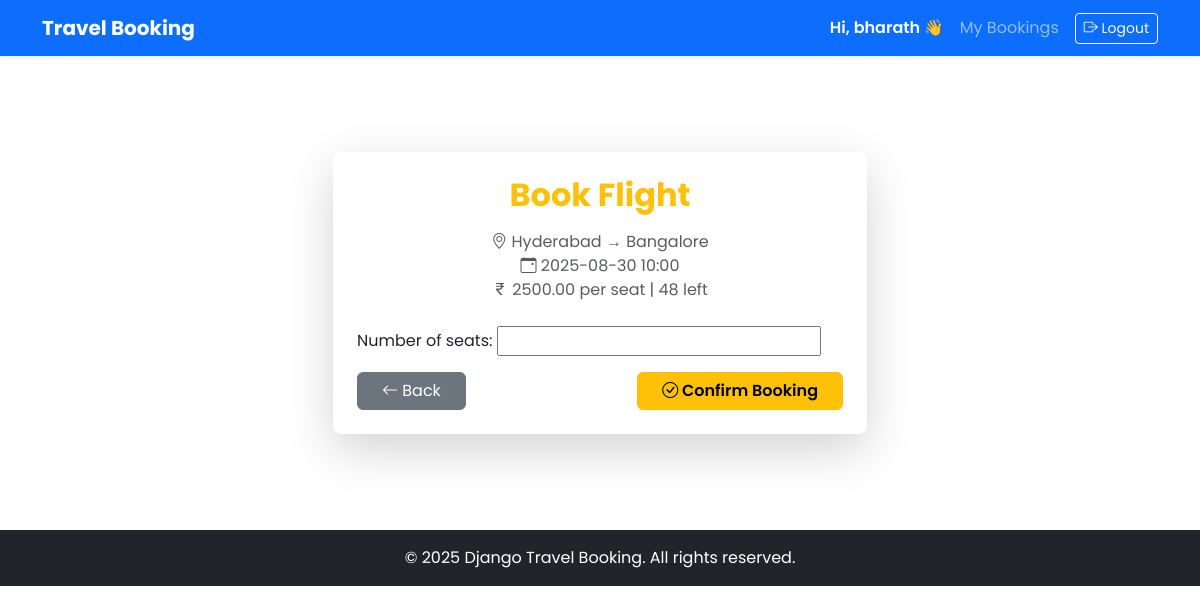
Screenshot of /book/1/ (signed in) with the database file from the repository.
### core/models.py (models this page shows, shortened)
class TravelOption(models.Model):
    TRAVEL_TYPES=[('Flight','Flight'),('Train','Train'),('Bus','Bus')]
    type=models.CharField(max_length=20,choices=TRAVEL_TYPES)
    source=models.CharField(max_length=100)
    destination=models.CharField(max_length=100)
    date_time=models.DateTimeField()
    price=models.DecimalField(max_digits=10,decimal_places=2)
    available_seats=models.PositiveIntegerField()

### core/views.py (the view)
# urls.py: path('book/<int:pk>/', views.book_travel, name='book_travel'),
@login_required
def book_travel(request, pk):
    travel = get_object_or_404(TravelOption, pk=pk)
    if request.method == 'POST':
        form = BookingForm(request.POST)
        if form.is_valid():
            booking = form.save(commit=False)
            if booking.number_of_seats <= 0:
                messages.error(request, 'Number of seats must be positive.'); return redirect('book_travel', pk=pk)
            if booking.number_of_seats > travel.available_seats:
                messages.error(request, 'Not enough seats available.'); return redirect('book_travel', pk=pk)
            booking.user = request.user
            booking.travel_option = travel
            booking.total_price = booking.number_of_seats * travel.price
            travel.available_seats -= booking.number_of_seats
            travel.save(); booking.save()
            messages.success(request, 'Booking confirmed!'); return redirect('my_bookings')
    else:
        form = BookingForm()
    return render(request, 'core/booking_form.html', {'form': form, 'travel': travel})

### core/forms.py
class BookingForm(forms.ModelForm):
    class Meta:
        model=Booking
        fields=['number_of_seats']
        widgets={'number_of_seats': forms.NumberInput(attrs={'min':1})}

### templates/core/booking_form.html (shortened to what this page needs)
{% extends 'core/base.html' %}
{% block content %}
<div class="container py-5">
  <div class="row justify-content-center">
    <div class="col-12 col-md-8 col-lg-6">
      <div class="card shadow-lg border-0 rounded-3">
        <div class="card-body p-4">
          <h2 class="text-center mb-3 fw-bold text-warning">
            Book {{ travel.type }}
          </h2>
          <p class="text-center text-muted mb-4">
            <i class="bi bi-geo-alt"></i>
            {{ travel.source }} → {{ travel.destination }} <br>
            <i class="bi bi-calendar-event"></i> {{ travel.date_time|date:'Y-m-d H:i' }} <br>
            <i class="bi bi-currency-rupee"></i> {{ travel.price }} per seat |
             {{ travel.available_seats }} left
          </p>
          <form method="POST" novalidate>
            {{ form.as_p }}
            <div class="d-flex justify-content-between mt-3">
              <a class="btn btn-secondary px-4" href="{% url 'home' %}">
                <i class="bi bi-arrow-left"></i> Back
              </a>
              <button type="submit" class="btn btn-warning fw-semibold px-4">
                <i class="bi bi-check-circle"></i> Confirm Booking
              </button>
            </div>
          </form>
        </div>
      </div>
    </div>
  </div>
</div>
{% endblock %}

### templates/core/base.html (shortened to what this page needs)
{% load static %}
<!DOCTYPE html>
<html lang="en">
<head>
  <link href="https://cdn.jsdelivr.net/npm/bootstrap@5.3.0/dist/css/bootstrap.min.css" rel="stylesheet">
  <link rel="stylesheet" href="{% static 'core/styles.css' %}">
</head>
<body style="font-family: 'Poppins', sans-serif;">
  <nav class="navbar navbar-expand-lg navbar-dark bg-primary shadow-sm">
    <div class="container">
      <a class="navbar-brand fw-bold" href="/">Travel Booking</a>
      <div class="collapse navbar-collapse" id="navbarNav">
        <ul class="navbar-nav ms-auto align-items-center">
          {% if user.is_authenticated %}
            <li class="nav-item me-2">
              <span class="navbar-text text-white fw-semibold">
                Hi, {{ user.username }} 👋
              </span>
            </li>
            <li class="nav-item">
              <a class="nav-link" href="{% url 'my_bookings' %}">My Bookings</a>
            </li>
            <li class="nav-item">
              <form method="POST" action="{% url 'logout' %}" class="d-inline">
                <button type="submit" class="btn btn-outline-light btn-sm ms-2">
                  <i class="bi bi-box-arrow-right"></i> Logout
                </button>
              </form>
            </li>
          {% else %}
            <li class="nav-item"><a class="nav-link" href="{% url 'register' %}">Register</a></li>
            <li class="nav-item"><a class="nav-link" href="{% url 'login' %}">Login</a></li>
          {% endif %}
        </ul>
      </div>
    </div>
  </nav>
  <main class="container my-5">
    {% block content %}{% endblock %}
  </main>
  <footer class="bg-dark text-white text-center py-3 mt-5">
    <p class="mb-0">&copy; 2025 Django Travel Booking. All rights reserved.</p>
  </footer>
  <link rel="stylesheet" href="https://cdn.jsdelivr.net/npm/bootstrap-icons@1.10.5/font/bootstrap-icons.css">
</body>
</html>

### rows the page displays
TravelOption: type "Flight", source "Hyderabad", destination "Bangalore", date_time "2025-08-30 10:00", price "2500.00", available_seats "48"

### other values shown
{{ user.username }} "bharath"
